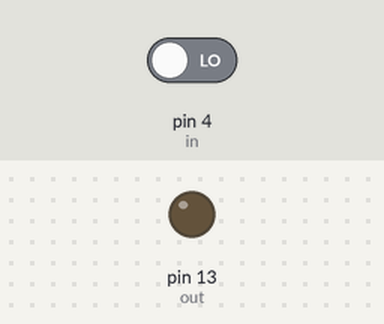
A sketch run on a simulated Arduino Uno, built with avr-gcc and run on an emulated ATmega328P. On the bench: output pins drawn as LEDs (lit = HIGH). The test bench sets the inputs (shaded band); at power-on: pin 4 (in) LOW.

Above: at 1.2 s.
1.3 s: pin 4 (in) driven HIGH
At 2.1 s:
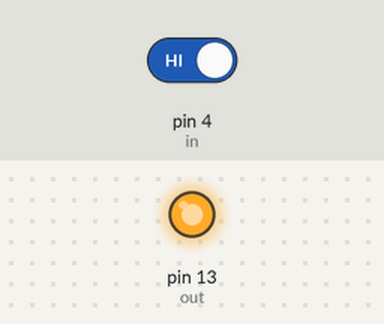
2.8 s: pin 4 (in) driven LOW
At 3.2 s:
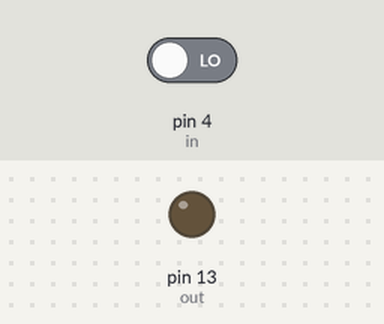
Timing chart, 0 to 5.8 s (numbered marks = the images above; inputs shaded):
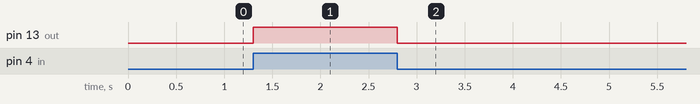

Measured:
- after the input at 1.3 s, pin 13 (out): LOW → HIGH at once
- after the input at 2.8 s, pin 13 (out): HIGH → LOW at once

The sketch:

IR_sensor_project.ino
```cpp
const int in = 4;
const int out = 13;

void setup() {
  pinMode(in,INPUT);
  pinMode(out,OUTPUT);
 Serial.begin(9600);
}

void loop() {
  int Ir_value = digitalRead(in);
  if( Ir_value == 1)
  {
    digitalWrite(out,HIGH);
  }
  else
  {
    digitalWrite(out,LOW);
  }

}
```
